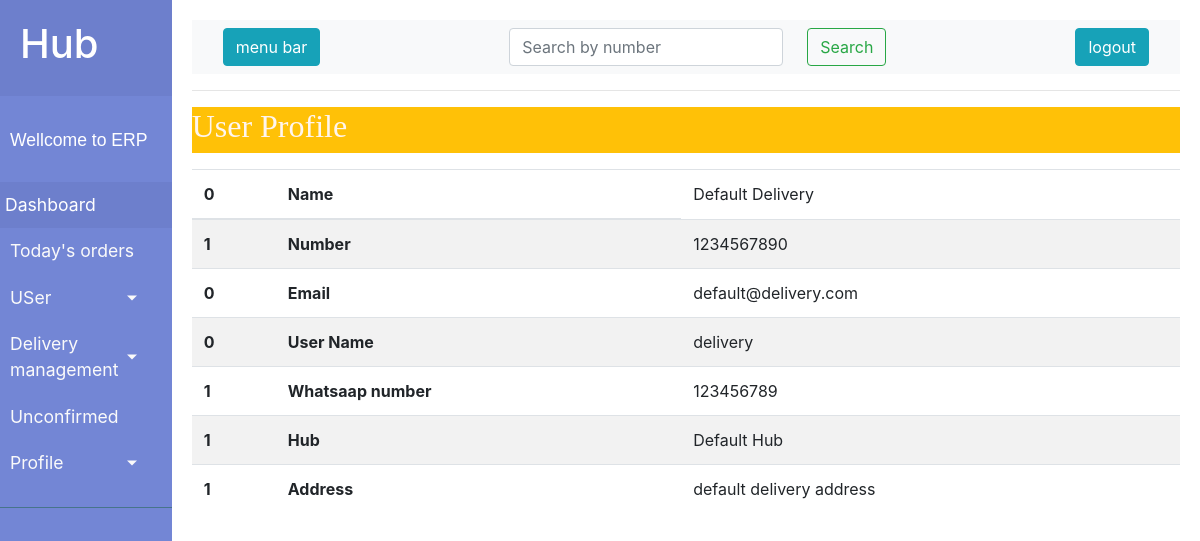
The page /hub/delivery-detail/1 (signed in) on the database its author committed.
### delivery/models.py (models this page shows, shortened)
class Deliveryboy(models.Model):
    id = models.AutoField(primary_key=True)
    users = models.OneToOneField(User, on_delete=models.CASCADE)
    details = models.CharField(max_length=225, blank=True, null=True)
    name = models.CharField(max_length=225)
    number = models.IntegerField( default=00000000)
    address = models.CharField(max_length=400, default='default_address')
    whatsaap_number = models.IntegerField(default = 0000000000)
    hub = models.ForeignKey('hub.Hub_detail', blank=True, null=True, on_delete=models.SET_NULL)

### hub/models.py (models this page shows, shortened)
class Hub_detail(models.Model):
    id = models.AutoField(primary_key=True)
    hub_user = models.OneToOneField(User, on_delete=models.CASCADE)
    hub_name = models.CharField(max_length=225)
    number = models.IntegerField( default=00000000)
    address = models.CharField(max_length=400, default='default_address')
    whatsaap_number = models.IntegerField(default = 0000000000)

### hub/views.py (the view)
# urls.py: path('delivery-detail/<int:id>', views.deliverydetail, name='delivery-details'),
def deliverydetail(request, id):
    hub =Hub_detail.objects.get(hub_user =request.user)
    data = Deliveryboy.objects.get(id=id, hub=hub)
    return render(request, 'hub/deliverydetails.html', {'user':data})

### hub/templates/hub/deliverydetails.html
{% extends 'hub/baseTemplate.html' %}
{% block body %}
<div class="d-flex justify-content-start mt-3 bg-warning"> <h2 style="font-family: 'Times New Roman', Times, serif; color: seashell;">User Profile</h2></div>
<table class="table table-striped mt-3">
    <thead>
      <tr>
        <th scope="col">0</th>
        <th scope = "col"> Name</th>
        <td>{{user.name}}</td>
      </tr>
    </thead>
    <tbody>
      <tr>
        <th scope="col">1</th>
        <th>Number</th>
        <td>{{user.number}}</td>
      </tr>
      <tr>
        <th scope="col">0</th>
        <th scope = "col"> Email</th>
        <td>{{user.users.email}}</td>
      </tr>
          <tr>
            <th scope="col">0</th>
            <th scope = "col"> User Name</th>
            <td>{{user.users.username}}</td>
          </tr>
          <tr>
            <th scope="col">1</th>
            <th>Whatsaap number</th>
            <td>{{user.whatsaap_number}}</td>
          </tr>
          <tr>
            <th scope="col">1</th>
            <th>Hub</th>
            <td>{{user.hub.hub_name}}</td>
          </tr>
          <tr>
            <th scope="col">1</th>
            <th>Address</th>
            <td>{{user.address}}</td>
          </tr>
          </tbody>
          </table>
{% endblock %}

### rows shown on the page
Deliveryboy: name "Default Delivery", number "1234567890", users.email "default@delivery.com", users.username "delivery", whatsaap_number "123456789", hub.hub_name "Default Hub", address "default delivery address"
